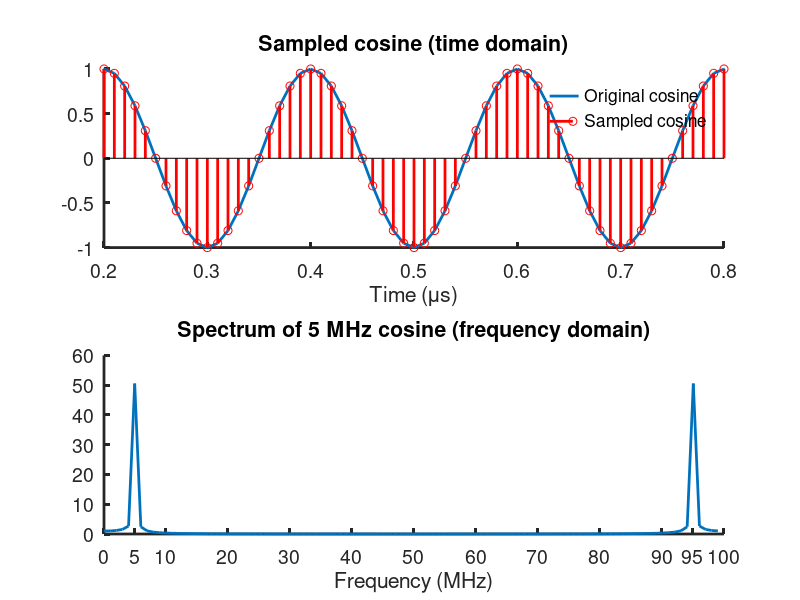
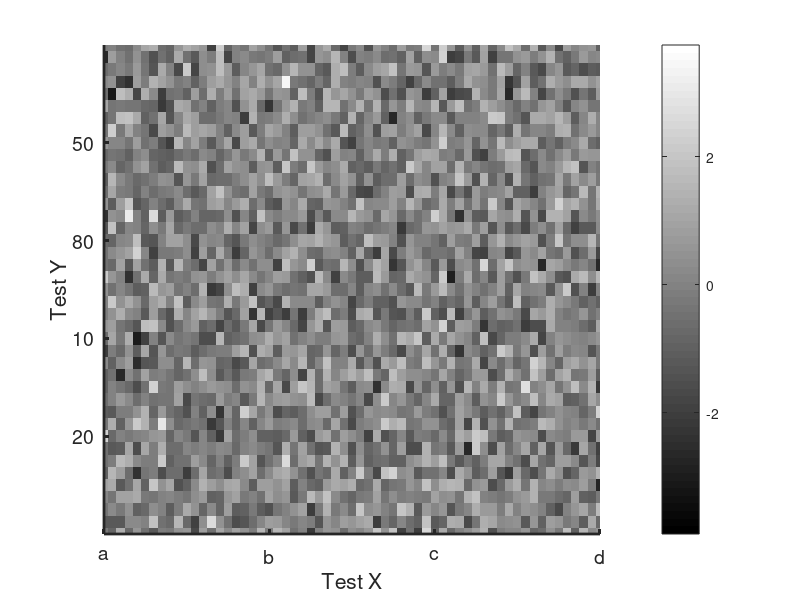

Source code (MATLAB) for these figures, in order:
%
%   Matlab script - FFT Example
%                                   Edited by Meng-Lin Li, 10/05/2007
%

% Generate sampled consine
fc = 5; % in MHz
fs = 100; % in MHz
Ncycle = 5; % number of cycles of sampled cosine
dt = 1/fs;  % time resolution
t_axis = (0:dt:Ncycle/fc);  % time axis
sampled_cos = cos(2*pi*fc*t_axis);  % sampled cosine ,time domain
Npoint = length(sampled_cos);   % number of points in sampled cosine

% Fourier transform
df = fs/Npoint; % frequency resolution
f_axis = (0:1:(Npoint-1))*df;   % frequency axis
SAMPLED_COS = fft(sampled_cos); % spectrum of sampled cosine, freqeuncy domain, complex
mag_SAMPLED_COS = abs(SAMPLED_COS);   % magnitude
pha_SAMPLED_COS = angle(SAMPLED_COS); % phase

figure
subplot(2,1,1)
plot(t_axis, sampled_cos,'linewidth',2);
hold
stem(t_axis, sampled_cos,'r','linewidth',2);
axis([0.2 0.8 -1 1]);   % to zoom in
set(gca,'fontsize',14);
set(gca,'linewidth',2);
set(gca,'box','off');
xlabel('Time (\mus)');
title('Sampled cosine (time domain)');
legend('Original cosine','Sampled cosine','0');	% new !!!!!
legend('boxoff')

subplot(2,1,2)
plot(f_axis, mag_SAMPLED_COS,'linewidth',2);
set(gca,'fontsize',14);
set(gca,'linewidth',2);
set(gca,'box','off');
xlabel('Frequency (MHz)');
title('Spectrum of 5 MHz cosine (frequency domain)')
set(gca,'Xtick',[0 5 10 20 30 40 50 60 70 80 90 95 100]);   % set(gca,'Ytick', [ ]); set(gca,'XtickLabel',[...]);
print -djpeg fft_example.jpg % or print -dtiff fft_example.tif

% Image
Test = randn(101,101);
x_axis = 0:0.5:50;
y_axis = 0:0.25:25;
figure
imagesc(x_axis,y_axis,Test) % vs. imagesc(x_axis, y_axis, Test, [-2 2]);
set(gca,'fontsize',14);
set(gca,'linewidth',2);
set(gca,'box','off');
colorbar
colormap(gray);
xlabel('Test X');
ylabel('Test Y');
axis([10 40 10 20])
set(gca,'Xtick',[10:10:40]);
set(gca,'XtickLabel',['a';'b';'c';'d']);
set(gca,'Ytick',[12:2:18])
set(gca,'YtickLabel',[50 80 10 20]);
